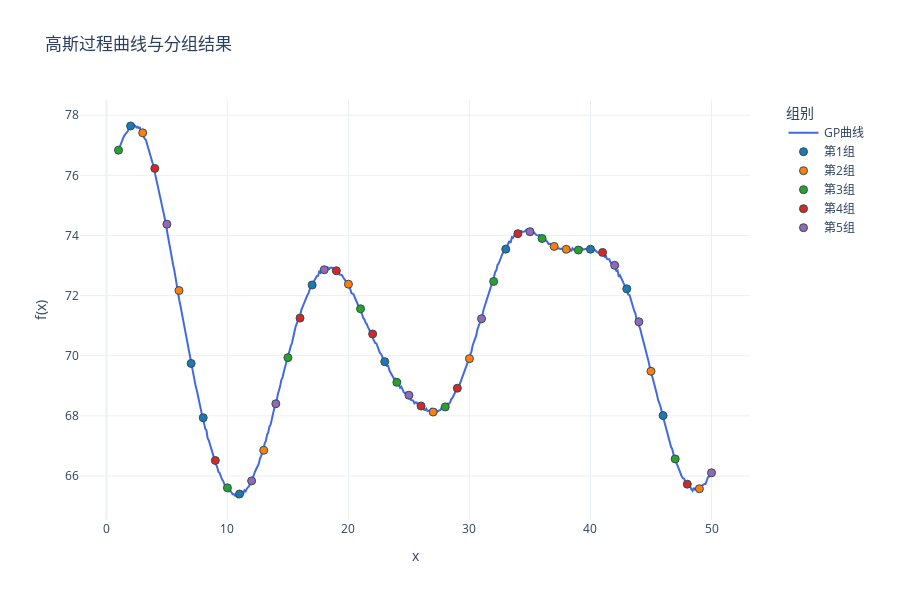

The notebook cell saved with this chart:
### Code cell
import numpy as np
import plotly.graph_objects as go
from sklearn.gaussian_process import GaussianProcessRegressor
from sklearn.gaussian_process.kernels import RBF, ConstantKernel,WhiteKernel

import sys
import os
# 使用当前工作目录
project_root = os.path.dirname(os.getcwd())  # 获取当前目录的父目录
sys.path.insert(0, project_root)
from util.methods import assign_variances

seed = 15
# 定义核函数
kernel = ConstantKernel(25.0) * RBF(length_scale=4.0) + WhiteKernel(1e-3)
gp = GaussianProcessRegressor(kernel=kernel)

x_dense = np.linspace(1, 50, 500).reshape(-1, 1)

y_dense = gp.sample_y(x_dense, n_samples=1, random_state=seed).flatten() + 70

# 提取整数点对应的y值
integer_points = np.arange(1, 51)
y_integers = y_dense[np.linspace(0, 499, 50, dtype=int)]

# 计算整数点的协方差矩阵
cov_matrix = kernel(integer_points.reshape(-1,1))

# 计算相关性矩阵
std_dev = np.sqrt(np.diag(cov_matrix))  
corr_matrix = cov_matrix / np.outer(std_dev, std_dev)  

np.savetxt('Sigma1.txt', cov_matrix, 
           fmt='%.6f',
           header=f'高斯过程协方差矩阵(1-50整数点)\n核函数: {kernel}')

np.savetxt('correlation_matrix.txt', corr_matrix,
           fmt='%.6f',
           header=f'高斯过程相关性矩阵(1-50整数点)\n核函数: {kernel}')

np.savetxt('mu.txt', 
           y_integers,
           fmt='%.6f',
           header='真实均值')

# 创建蛇形分配的分组标签
sorted_indices = np.argsort(y_integers)  # 获取y值从小到大的索引
positions = np.arange(50)
round_num = positions // 5  # 每5个点改变一次方向
pos_in_round = positions % 5

# 蛇形分配逻辑：正向(0,1,2,3,4)和反向(4,3,2,1,0)交替
group_assignments = np.where(
    round_num % 2 == 0,
    pos_in_round,       # 正向分配：0,1,2,3,4
    4 - pos_in_round    # 反向分配：4,3,2,1,0
)

group_labels = np.zeros(50, dtype=int)
group_labels[sorted_indices] = group_assignments
group_names = [f"第{i+1}组" for i in range(5)]  # 组别名称

# 创建分组标签 (5组，蛇形分配)
group_labels = np.zeros(50, dtype=int)
for i in range(50):
    round_num = i // 5  # 每5个点一轮
    pos_in_round = i % 5
    
    if round_num % 2 == 0:  # 偶数轮：正向分配
        group = pos_in_round
    else:  # 奇数轮：反向分配
        group = 4 - pos_in_round
    
    group_labels[sorted_indices[i]] = group

group_names = [f"第{i+1}组" for i in range(5)]  # 组别名称

fig = go.Figure()

fig.add_trace(go.Scatter(
    x=x_dense.flatten(), 
    y=y_dense,
    mode='lines',
    name='GP曲线',
    line=dict(color='royalblue', width=2)
))

colors = ['#1f77b4', '#ff7f0e', '#2ca02c', '#d62728', '#9467bd']  # 5种不同颜色
for group in range(5):
    mask = (group_labels == group)
    fig.add_trace(go.Scatter(
        x=integer_points[mask],
        y=y_integers[mask],
        mode='markers',
        name=group_names[group],
        marker=dict(
            color=colors[group],
            size=8,
            line=dict(width=1, color='DarkSlateGrey')
    )))

fig.update_layout(
    title='高斯过程曲线与分组结果',
    xaxis_title='x',
    yaxis_title='f(x)',
    template='plotly_white',
    height=600,
    width=900,
    legend=dict(
        title='组别',
        x=1.05,
        y=1,
        xanchor='left',
        yanchor='top',
        bgcolor='rgba(255,255,255,0.8)'
    ),
    margin=dict(r=150) 
)

fig.show()

### Figure 1 — Plotly figure (JSON) as saved in the notebook; plotly's stock layout.template omitted (floating-point values rounded to 4 significant figures; data arrays with more than 128 entries replaced by an {"elided": "..."} marker saying what was removed)
{"data": [{"line": {"color": "royalblue", "width": 2}, "mode": "lines", "name": "GP曲线", "type": "scatter", "x": {"elided": "500 float values"}, "y": {"elided": "500 float values"}}, {"marker": {"color": "#1f77b4", "line": {"color": "DarkSlateGrey", "width": 1}, "size": 8}, "mode": "markers", "name": "第1组", "type": "scatter", "x": [2, 7, 8, 11, 17, 23, 33, 40, 43, 46], "y": [77.64, 69.74, 67.94, 65.4, 72.35, 69.8, 73.54, 73.54, 72.22, 68.01]}, {"marker": {"color": "#ff7f0e", "line": {"color": "DarkSlateGrey", "width": 1}, "size": 8}, "mode": "markers", "name": "第2组", "type": "scatter", "x": [3, 6, 13, 20, 27, 30, 37, 38, 45, 49], "y": [77.41, 72.17, 66.85, 72.38, 68.13, 69.9, 73.63, 73.54, 69.48, 65.57]}, {"marker": {"color": "#2ca02c", "line": {"color": "DarkSlateGrey", "width": 1}, "size": 8}, "mode": "markers", "name": "第3组", "type": "scatter", "x": [1, 10, 15, 21, 24, 28, 32, 36, 39, 47], "y": [76.84, 65.61, 69.94, 71.56, 69.11, 68.3, 72.47, 73.9, 73.51, 66.57]}, {"marker": {"color": "#d62728", "line": {"color": "DarkSlateGrey", "width": 1}, "size": 8}, "mode": "markers", "name": "第4组", "type": "scatter", "x": [4, 9, 16, 19, 22, 26, 29, 34, 41, 48], "y": [76.23, 66.52, 71.25, 72.83, 70.72, 68.33, 68.92, 74.06, 73.44, 65.73]}, {"marker": {"color": "#9467bd", "line": {"color": "DarkSlateGrey", "width": 1}, "size": 8}, "mode": "markers", "name": "第5组", "type": "scatter", "x": [5, 12, 14, 18, 25, 31, 35, 42, 44, 50], "y": [74.37, 65.84, 68.4, 72.86, 68.68, 71.23, 74.12, 73.01, 71.13, 66.11]}], "layout": {"height": 600, "legend": {"bgcolor": "rgba(255,255,255,0.8)", "title": {"text": "组别"}, "x": 1.05, "xanchor": "left", "y": 1, "yanchor": "top"}, "margin": {"r": 150}, "title": {"text": "高斯过程曲线与分组结果"}, "width": 900, "xaxis": {"title": {"text": "x"}}, "yaxis": {"title": {"text": "f(x)"}}}}
